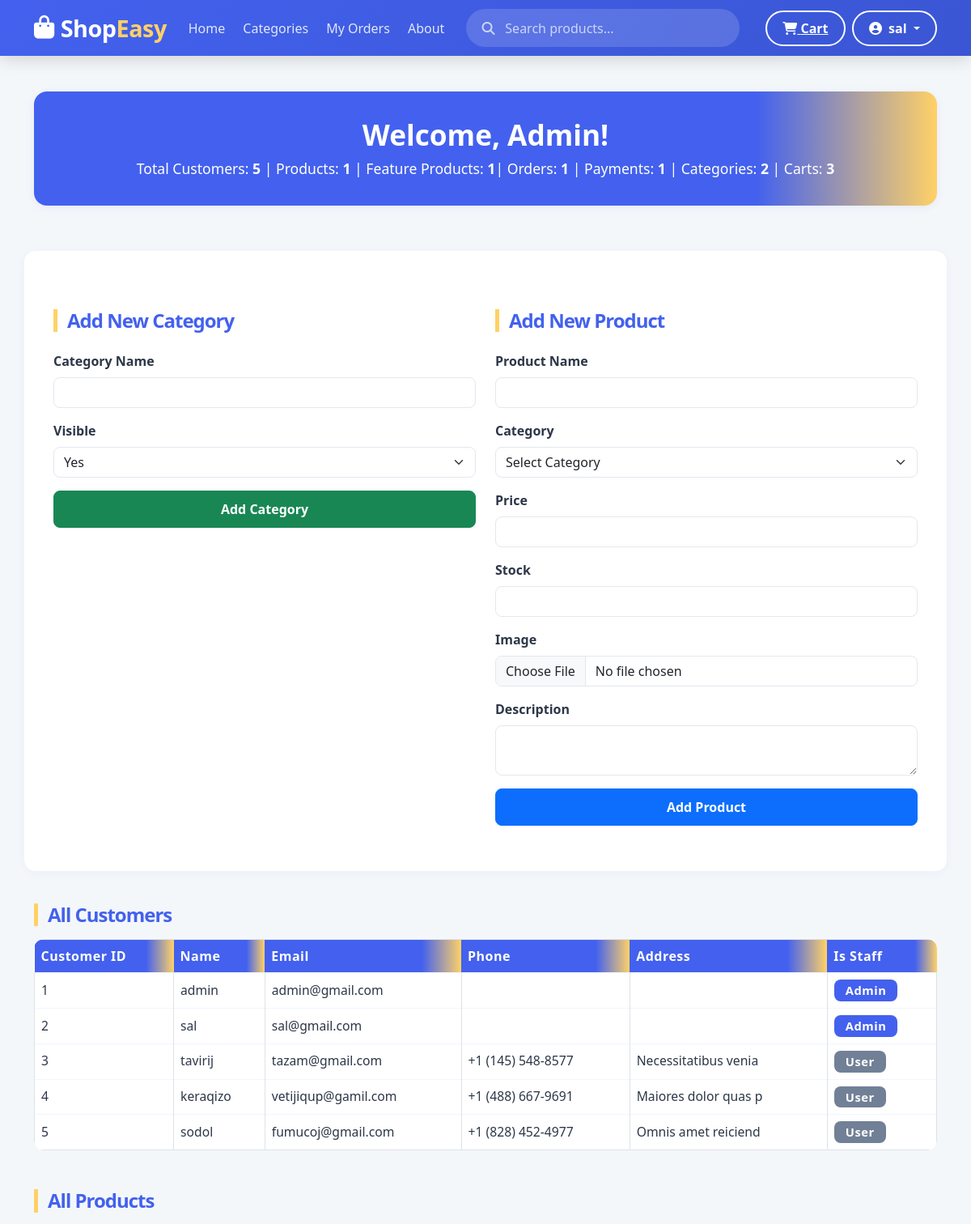
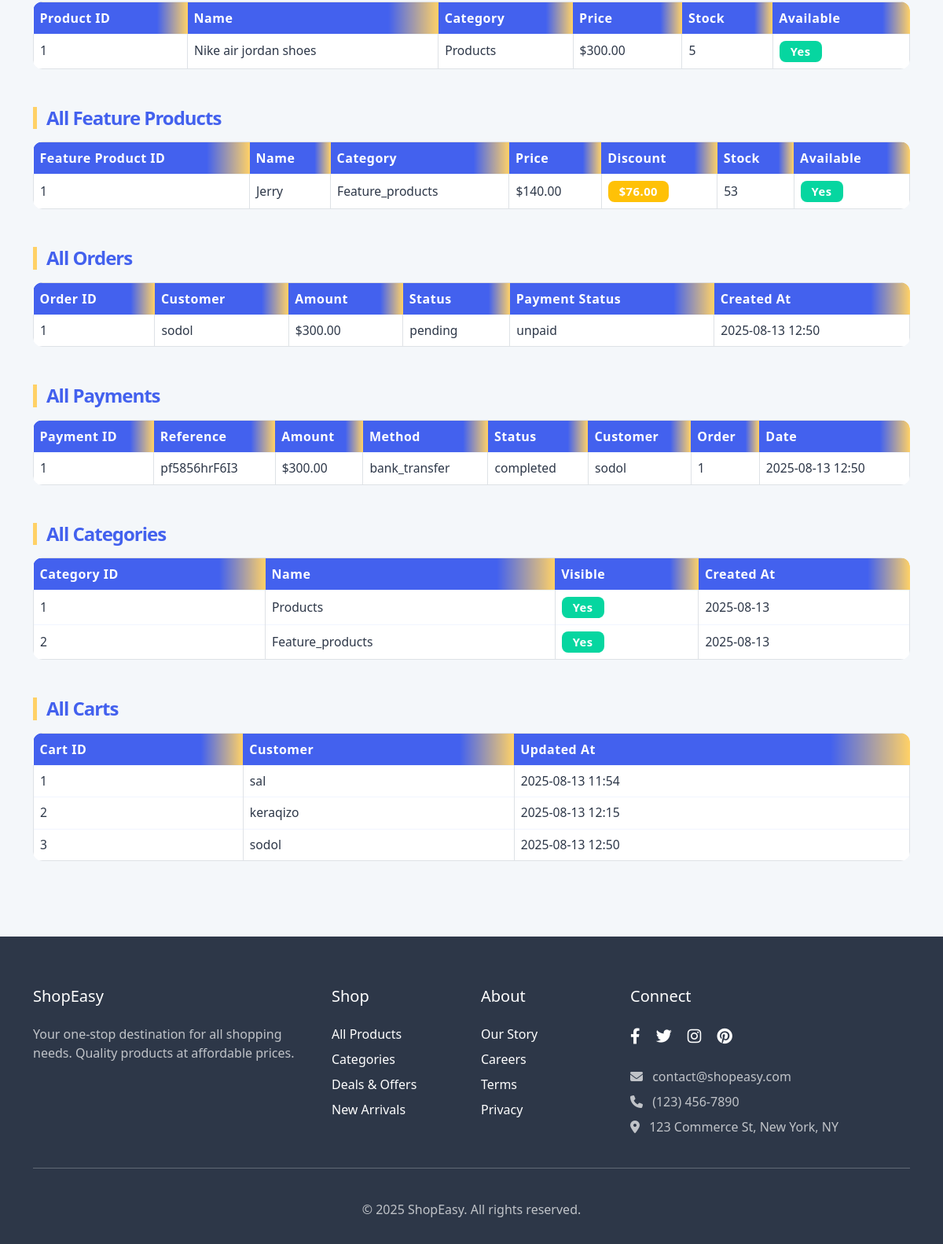
Before: /admin-dashboard/ (signed in) with the older database file (2 pictures, top to bottom).
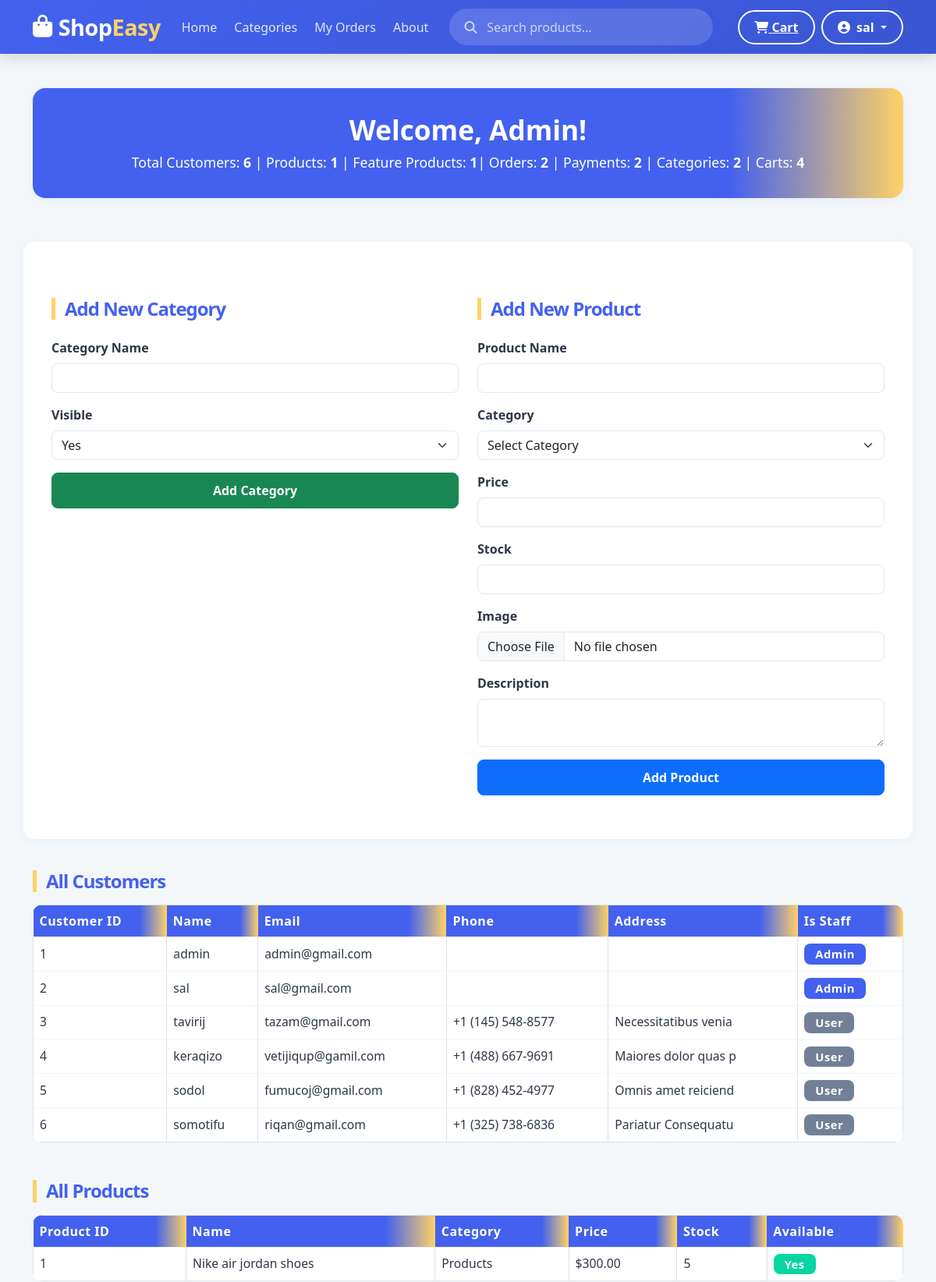
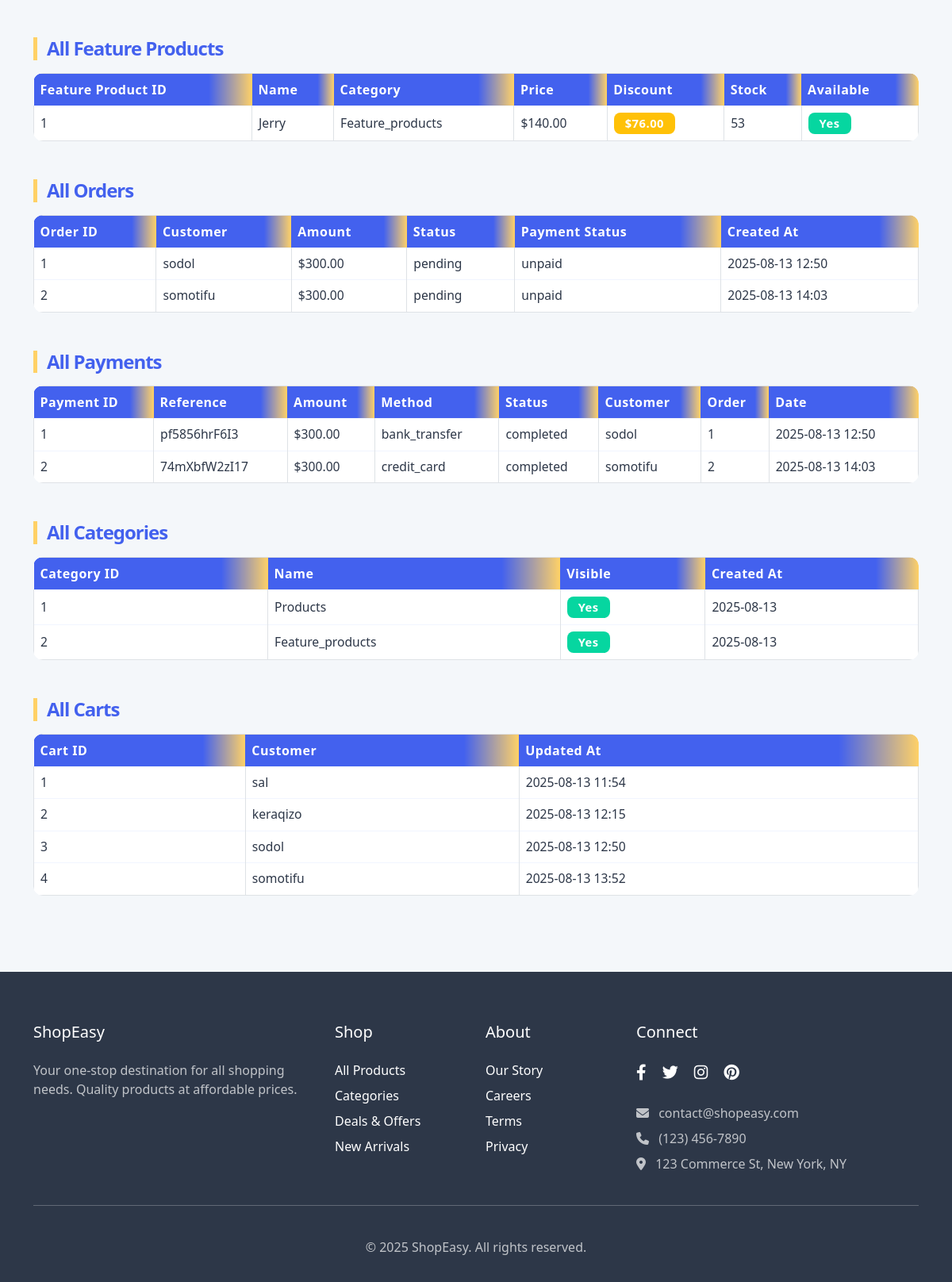
After: the same page with the newer database file (2 pictures, top to bottom).
### ecommerce/models.py (models this page shows, shortened)
class Customer(AbstractBaseUser, PermissionsMixin):
    customer_id = models.AutoField(primary_key=True)
    email = models.EmailField(unique=False, blank=True)
    name = models.CharField(max_length=100, unique=True)  # <-- Add unique=True here
    phone = models.CharField(max_length=15)
    address = models.TextField(blank=True)
    is_active = models.BooleanField(default=True)
    is_staff = models.BooleanField(default=False)  # important for admin login
    objects = CustomerManager()
    USERNAME_FIELD = 'name'  # use name for login
    REQUIRED_FIELDS = ['email']  # email is no longer required for superuser

class Product(models.Model):
    product_id = models.AutoField(primary_key=True)
    name = models.CharField(max_length=100)
    description = models.TextField()
    price = models.DecimalField(max_digits=10, decimal_places=2)
    image = models.ImageField(upload_to='products/', null=True, blank=True)
    stock = models.IntegerField(default=0)
    is_available = models.BooleanField(default=True)
    rating = models.FloatField(default=0)
    available_from = models.DateField(null=True, blank=True)
    available_to = models.DateField(null=True, blank=True)
    created_at = models.DateTimeField(auto_now_add=True)
    category = models.ForeignKey(
        Category,
        to_field='category_id',
        on_delete=models.CASCADE,
        db_column='category_id',
        related_name='products'
    )

class Category(models.Model):
    category_id = models.AutoField(primary_key=True)
    name = models.CharField(max_length=100)
    is_visible = models.BooleanField(default=True)
    created_at = models.DateTimeField(auto_now_add=True)

class Feature_Product(models.Model):
    Feature_Product_id = models.AutoField(primary_key=True)
    name = models.CharField(max_length=100)
    description = models.TextField()
    discount = models.DecimalField(max_digits=10, decimal_places=2)
    price = models.DecimalField(max_digits=10, decimal_places=2)
    image = models.ImageField(upload_to='products/', null=True, blank=True)
    stock = models.IntegerField(default=0)
    is_available = models.BooleanField(default=True)
    rating = models.FloatField(default=0)
    available_from = models.DateField(null=True, blank=True)
    available_to = models.DateField(null=True, blank=True)
    created_at = models.DateTimeField(auto_now_add=True)
    category = models.ForeignKey(
        Category,
        to_field='category_id',
        on_delete=models.CASCADE,
        db_column='category_id',
        related_name='feature_products'
    )

class Order(models.Model):
    order_id = models.AutoField(primary_key=True)
    booking_reference = models.CharField(max_length=100, unique=True)
    amount = models.DecimalField(max_digits=10, decimal_places=2)
    status = models.CharField(max_length=50, choices=[
        ('pending', 'Pending'),
        ('confirmed', 'Confirmed'),
        ('cancelled', 'Cancelled'),
        ('completed', 'Completed')
    ], default='pending')
    payment_status = models.CharField(max_length=50, choices=[
        ('unpaid', 'Unpaid'),
        ('paid', 'Paid'),
        ('refunded', 'Refunded')
    ], default='unpaid')
    start_date = models.DateField()
    end_date = models.DateField()
    created_at = models.DateTimeField(auto_now_add=True)
    customer = models.ForeignKey(
        Customer,
        to_field='customer_id',
        on_delete=models.CASCADE,
        db_column='customer_id'
    )
    products = models.ManyToManyField(Product, related_name='orders')

class Payment(models.Model):
    payment_id = models.AutoField(primary_key=True)
    payment_reference = models.CharField(max_length=100, unique=True)
    amount = models.DecimalField(max_digits=10, decimal_places=2)
    payment_method = models.CharField(max_length=50)  # e.g. Credit Card, Paypal
    payment_date = models.DateTimeField(auto_now_add=True)
    status = models.CharField(max_length=50, choices=[
        ('pending', 'Pending'),
        ('completed', 'Completed'),
        ('failed', 'Failed')
    ])
    customer = models.ForeignKey(
        Customer,
        to_field='customer_id',
        on_delete=models.CASCADE,
        db_column='customer_id'
    )
    order = models.OneToOneField(
        Order,
        to_field='order_id',
        on_delete=models.CASCADE,
        db_column='order_id'
    )

class Cart(models.Model):
    cart_id = models.AutoField(primary_key=True)
    updated_at = models.DateTimeField(auto_now=True)
    customer = models.ForeignKey(
        Customer,
        to_field='customer_id',
        on_delete=models.CASCADE,
        db_column='customer_id'
    )

### ecommerce/views.py (the view, shortened to what this page needs)
# urls.py: path('admin-dashboard/', AdminDashboardView.as_view(), name='admin_dashboard'),
class AdminDashboardView(LoginRequiredMixin, TemplateView):
    template_name = 'ecommerce/admin-dashboard/dashboard.html'
    login_url = 'login'
    def dispatch(self, request, *args, **kwargs):
        if not request.user.is_staff:
            return redirect('home')
        return super().dispatch(request, *args, **kwargs)
    def get_context_data(self, **kwargs):
        context = super().get_context_data(**kwargs)
        from .models import Feature_Product
        customers = Customer.objects.all()
        products = Product.objects.all()
        feature_products = Feature_Product.objects.all()
        orders = Order.objects.all()
        payments = Payment.objects.all()
        categories = Category.objects.all()
        carts = Cart.objects.all()
        order_status_counts = defaultdict(int)
        for o in orders:
            order_status_counts[o.status] += 1
        payment_status_counts = defaultdict(int)
        for p in payments:
            payment_status_counts[p.status] += 1
        products_per_category = {cat.name: cat.products.count() for cat in categories}
        context.update({
            'customers': customers,
            'products': products,
            'feature_products': feature_products,
            'orders': orders,
            'payments': payments,
            'categories': categories,
            'carts': carts,
            'order_status_counts': dict(order_status_counts),
            'payment_status_counts': dict(payment_status_counts),
            'products_per_category': products_per_category,
        })
        return context

### ecommerce/templates/ecommerce/admin-dashboard/dashboard.html (shortened to what the changed rows need)
{% extends 'ecommerce/base.html' %} {% load static %} {% block title %}Admin Dashboard {% endblock %}
{% block content %}
<div class="container py-5">
  <div class="row mb-4">
    <div class="col-12">
      <div class="info-card">
        <p>
          Total Customers: <b>{{ customers|length }}</b> | Products:
          <b>{{ products|length }}</b> | Feature Products:
          <b>{% if feature_products %}{{ feature_products|length }}{% else %}0{% endif %}</b>| Orders: <b>{{ orders|length }}</b> | Payments:
          <b>{{ payments|length }}</b> | Categories:
          <b>{{ categories|length }}</b> | Carts: <b>{{ carts|length }}</b>
        </p>
      </div>
    </div>
  </div>
  <div class="table-responsive mb-5">
    <table class="table table-bordered table-hover align-middle">
      <thead class="table-light">
        <tr>
          <th>Customer ID</th>
          <th>Name</th>
          <th>Email</th>
          <th>Phone</th>
          <th>Address</th>
          <th>Is Staff</th>
        </tr>
      </thead>
      <tbody>
        {% for customer in customers %}
        <tr>
          <td>{{ customer.customer_id }}</td>
          <td>{{ customer.name }}</td>
          <td>{{ customer.email }}</td>
          <td>{{ customer.phone }}</td>
          <td>{{ customer.address }}</td>
          <td>
            {% if customer.is_staff %}
            <span class="badge bg-primary">Admin</span>
            {% else %}
            <span class="badge bg-secondary">User</span>
            {% endif %}
          </td>
        </tr>
        {% empty %}
        <tr>
          <td colspan="6" class="text-center">No customers found.</td>
        </tr>
        {% endfor %}
      </tbody>
    </table>
  </div>
  <div class="table-responsive mb-5">
    <table class="table table-bordered table-hover align-middle">
      <thead class="table-light">
        <tr>
          <th>Product ID</th>
          <th>Name</th>
          <th>Category</th>
          <th>Price</th>
          <th>Stock</th>
          <th>Available</th>
        </tr>
      </thead>
      <tbody>
        {% for product in products %}
        <tr>
          <td>{{ product.product_id }}</td>
          <td>{{ product.name }}</td>
          <td>{{ product.category.name }}</td>
          <td>${{ product.price|floatformat:2 }}</td>
          <td>{{ product.stock }}</td>
          <td>
            {% if product.is_available %}
            <span class="badge bg-success">Yes</span>
            {% else %}
            <span class="badge bg-danger">No</span>
            {% endif %}
          </td>
        </tr>
        {% empty %}
        <tr>
          <td colspan="6" class="text-center">No products found.</td>
        </tr>
        {% endfor %}
      </tbody>
    </table>
  </div>
  <div class="table-responsive mb-5">
    <table class="table table-bordered table-hover align-middle">
      <thead class="table-light">
        <tr>
          <th>Feature Product ID</th>
          <th>Name</th>
          <th>Category</th>
          <th>Price</th>
          <th>Discount</th>
          <th>Stock</th>
          <th>Available</th>
        </tr>
      </thead>
      <tbody>
        {% if feature_products %} {% for product in feature_products %}
        <tr>
          <td>{{ product.Feature_Product_id }}</td>
          <td>{{ product.name }}</td>
          <td>{{ product.category.name }}</td>
          <td>${{ product.price|floatformat:2 }}</td>
          <td>
            {% if product.discount and product.discount > 0 %}
            <span class="badge bg-warning"
              >${{ product.discount|floatformat:2 }}</span
            >
            {% else %} - {% endif %}
          </td>
          <td>{{ product.stock }}</td>
          <td>
            {% if product.is_available %}
            <span class="badge bg-success">Yes</span>
            {% else %}
            <span class="badge bg-danger">No</span>
            {% endif %}
          </td>
        </tr>
        {% endfor %} {% else %}
        <tr>
          <td colspan="7" class="text-center">No feature products found.</td>
        </tr>
        {% endif %}
      </tbody>
    </table>
  </div>
  <div class="table-responsive mb-5">
    <table class="table table-bordered table-hover align-middle">
      <thead class="table-light">
        <tr>
          <th>Order ID</th>
          <th>Customer</th>
          <th>Amount</th>
          <th>Status</th>
          <th>Payment Status</th>
          <th>Created At</th>
        </tr>
      </thead>
      <tbody>
        {% for order in orders %}
        <tr>
          <td>{{ order.order_id }}</td>
          <td>{{ order.customer.name }}</td>
          <td>${{ order.amount|floatformat:2 }}</td>
          <td>{{ order.status }}</td>
          <td>{{ order.payment_status }}</td>
          <td>{{ order.created_at|date:"Y-m-d H:i" }}</td>
        </tr>
        {% empty %}
        <tr>
          <td colspan="6" class="text-center">No orders found.</td>
        </tr>
        {% endfor %}
      </tbody>
    </table>
  </div>
  <div class="table-responsive mb-5">
    <table class="table table-bordered table-hover align-middle">
      <thead class="table-light">
        <tr>
          <th>Payment ID</th>
          <th>Reference</th>
          <th>Amount</th>
          <th>Method</th>
          <th>Status</th>
          <th>Customer</th>
          <th>Order</th>
          <th>Date</th>
        </tr>
      </thead>
      <tbody>
        {% for payment in payments %}
        <tr>
          <td>{{ payment.payment_id }}</td>
          <td>{{ payment.payment_reference }}</td>
          <td>${{ payment.amount|floatformat:2 }}</td>
          <td>{{ payment.payment_method }}</td>
          <td>{{ payment.status }}</td>
          <td>{{ payment.customer.name }}</td>
          <td>{{ payment.order.order_id }}</td>
          <td>{{ payment.payment_date|date:"Y-m-d H:i" }}</td>
        </tr>
        {% empty %}
        <tr>
          <td colspan="8" class="text-center">No payments found.</td>
        </tr>
        {% endfor %}
      </tbody>
    </table>
  </div>
  <div class="table-responsive mb-5">
    <table class="table table-bordered table-hover align-middle">
      <thead class="table-light">
        <tr>
          <th>Category ID</th>
          <th>Name</th>
          <th>Visible</th>
          <th>Created At</th>
        </tr>
      </thead>
      <tbody>
        {% for category in categories %}
        <tr>
          <td>{{ category.category_id }}</td>
          <td>{{ category.name }}</td>
          <td>
            {% if category.is_visible %}
            <span class="badge bg-success">Yes</span>
            {% else %}
            <span class="badge bg-danger">No</span>
            {% endif %}
          </td>
          <td>{{ category.created_at|date:"Y-m-d" }}</td>
        </tr>
        {% empty %}
        <tr>
          <td colspan="4" class="text-center">No categories found.</td>
        </tr>
        {% endfor %}
      </tbody>
    </table>
  </div>
  <div class="table-responsive mb-5">
    <table class="table table-bordered table-hover align-middle">
      <thead class="table-light">
        <tr>
          <th>Cart ID</th>
          <th>Customer</th>
          <th>Updated At</th>
        </tr>
      </thead>
      <tbody>
        {% for cart in carts %}
        <tr>
          <td>{{ cart.cart_id }}</td>
          <td>{{ cart.customer.name }}</td>
          <td>{{ cart.updated_at|date:"Y-m-d H:i" }}</td>
        </tr>
        {% empty %}
        <tr>
          <td colspan="3" class="text-center">No carts found.</td>
        </tr>
        {% endfor %}
      </tbody>
    </table>
  </div>
</div>
{% endblock %}

### ecommerce/templates/ecommerce/base.html (shortened to what the changed rows need)
<!DOCTYPE html>
<html lang="en">
  <head>
    <link
      href="https://cdn.jsdelivr.net/npm/bootstrap@5.3.0/dist/css/bootstrap.min.css"
      rel="stylesheet"
    />
    <link
      rel="stylesheet"
      href="https://cdnjs.cloudflare.com/ajax/libs/font-awesome/6.4.0/css/all.min.css"
    />
  </head>
  <body>
    <nav class="navbar navbar-expand-lg navbar-dark">
      <div class="container">
        <div class="collapse navbar-collapse" id="navbarNav">
          <div class="nav-buttons d-flex ms-2">
            {% if request.user.is_authenticated %}
            <a href="{% url 'cart' %}" class="btn-log btn-outline-light">
              <i class="fas fa-shopping-cart"></i> Cart
            </a>
            <div class="dropdown ms-2">
              <a
                class="btn btn-outline-light dropdown-toggle"
                href="#"
                role="button"
                id="userDropdown"
                data-bs-toggle="dropdown"
              >
                <i class="fas fa-user-circle me-1"></i>
                {{ request.user.name|default:"User" }}
              </a>
            </div>
            {% endif %}
          </div>
        </div>
      </div>
    </nav>
    {% block hero %}{% endblock %} {% block content %}{% endblock %}
  </body>
</html>

Changed rows visible on the page:
added Customer: customer_id "6", name "somotifu", email "riqan@gmail.com", phone "+1 (325) 738-6836", address "Pariatur Consequatu", is_staff "User"
added Order: order_id "2", customer.name "somotifu", amount "300.00", status "pending", payment_status "unpaid", created_at "2025-08-13 14:03"
added Payment: payment_id "2", payment_reference "74mXbfW2zI17", amount "300.00", payment_method "credit_card", status "completed", customer.name "somotifu", order.order_id "2", payment_date "2025-08-13 14:03"
added Cart: cart_id "4", customer.name "somotifu", updated_at "2025-08-13 13:52"
Other visible differences:
{{ customers|length }}: "5" → "6"
{{ orders|length }}: "1" → "2"
{{ payments|length }}: "1" → "2"
{{ carts|length }}: "3" → "4"
